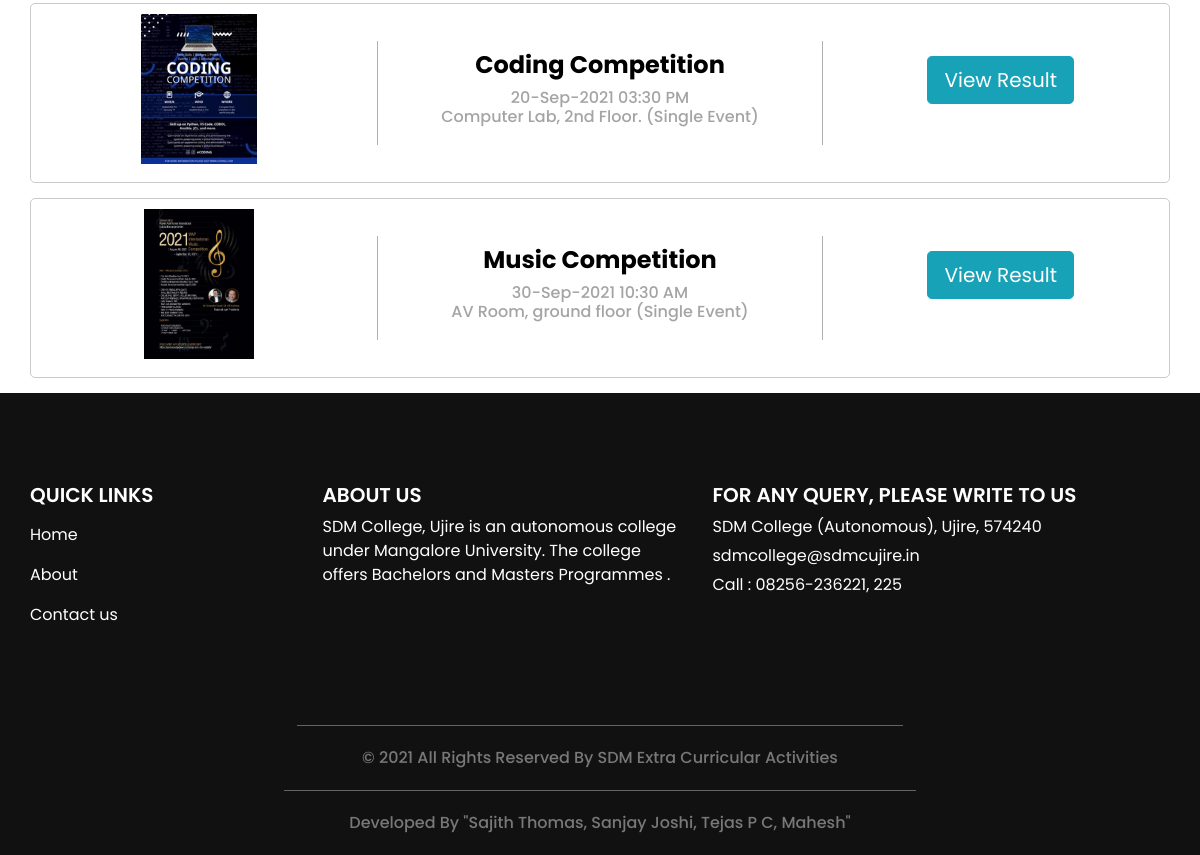
Page /display_event_result_report.php (lower part) on the earlier database version.
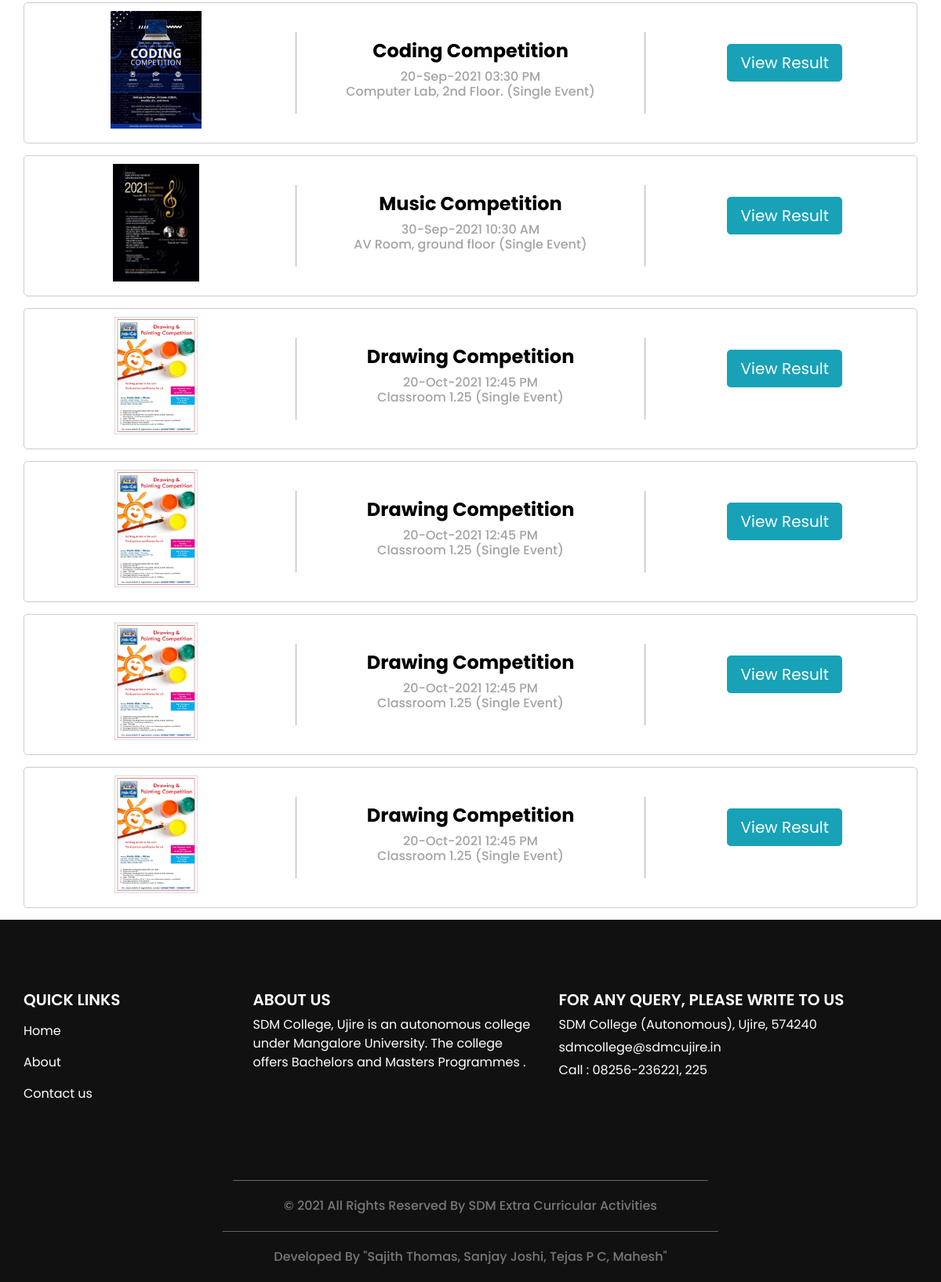
Same page on the later database version.
### tables this page shows
CREATE TABLE `event_participation` (
  `event_participation_id` int(11) NOT NULL,
  `event_id` int(11) NOT NULL,
  `student_id` int(11) NOT NULL,
  `event_participation_type` varchar(25) NOT NULL,
  `team` varchar(25) NOT NULL,
  `apply_dt_tim` datetime NOT NULL,
  `event_participation_status` varchar(10) NOT NULL
);

CREATE TABLE `event` (
  `event_id` bigint(20) NOT NULL,
  `event_type_id` int(11) NOT NULL,
  `event_participation_type` varchar(25) NOT NULL COMMENT 'Single, Team',
  `no_of_participants` int(11) NOT NULL,
  `event_title` varchar(300) NOT NULL,
  `event_description` text NOT NULL,
  `event_rules` text NOT NULL,
  `event_banner` varchar(300) NOT NULL,
  `department_id` int(11) NOT NULL,
  `club_id` int(11) NOT NULL,
  `course_id` text NOT NULL,
  `st_class` text NOT NULL,
  `event_date_time` datetime NOT NULL,
  `event_venue` text NOT NULL,
  `staff_id` int(11) NOT NULL,
  `participation_limit` int(11) NOT NULL,
  `event_status` varchar(10) NOT NULL
);

### display_event_result_report.php (the view, shortened to what this page needs)
<?php
include("header.php");
?>
  <section class="event_section">
    <div class="container">
<?php
$sqlview = "SELECT * FROM  event_participation LEFT JOIN event ON event_participation.event_id=event.event_id where event.event_date_time < '$dttim'";
$sqlview = $sqlview. " ORDER BY event_date_time";
$qsqlview = mysqli_query($con,$sqlview);
while($rsview = mysqli_fetch_array($qsqlview))
{
?>
<div class="event_container">
	<div class="box">
		<div class="img-box">
		<h5>
			<?php
			$imge=$rsview['event_banner'];
			echo '<img src="imgbanner/' .$imge .'" width="150" height="150">';
			?>
		</h5>
		</div>
		<div class="detail-box">
			<h4>
				<?php echo $rsview['event_title'];?>
			</h4>
		<h6>
		  <centeR><?php echo date("d-M-Y h:i A",strtotime($rsview['event_date_time']));?><br>
		  <?php echo $rsview['event_venue'];?>
		(<?php echo $rsview['event_participation_type'];?> Event)<br>
		</centeR>
		</h6>
		</div>
		<div class="date-box">
			<a href="team_event_result_report.php?event_id=<?php echo $rsview['event_id']; ?>" class="btn btn-info btn-lg">View Result</a><hr>
		</div>
	</div>
</div>
<?php
}
  ?>
    </div>
  </section>
<?php
include("footer.php");
?>

Differences in the rows shown:
added event_participation: event.event_banner (picture), event.event_title "Drawing Competition", event.event_date_time "20-Oct-2021 12:45 PM", event.event_venue "Classroom 1.25", event.event_participation_type "Single"
added event_participation: event.event_banner (picture), event.event_title "Drawing Competition", event.event_date_time "20-Oct-2021 12:45 PM", event.event_venue "Classroom 1.25", event.event_participation_type "Single"
added event_participation: event.event_banner (picture), event.event_title "Drawing Competition", event.event_date_time "20-Oct-2021 12:45 PM", event.event_venue "Classroom 1.25", event.event_participation_type "Single"
added event_participation: event.event_banner (picture), event.event_title "Drawing Competition", event.event_date_time "20-Oct-2021 12:45 PM", event.event_venue "Classroom 1.25", event.event_participation_type "Single"
